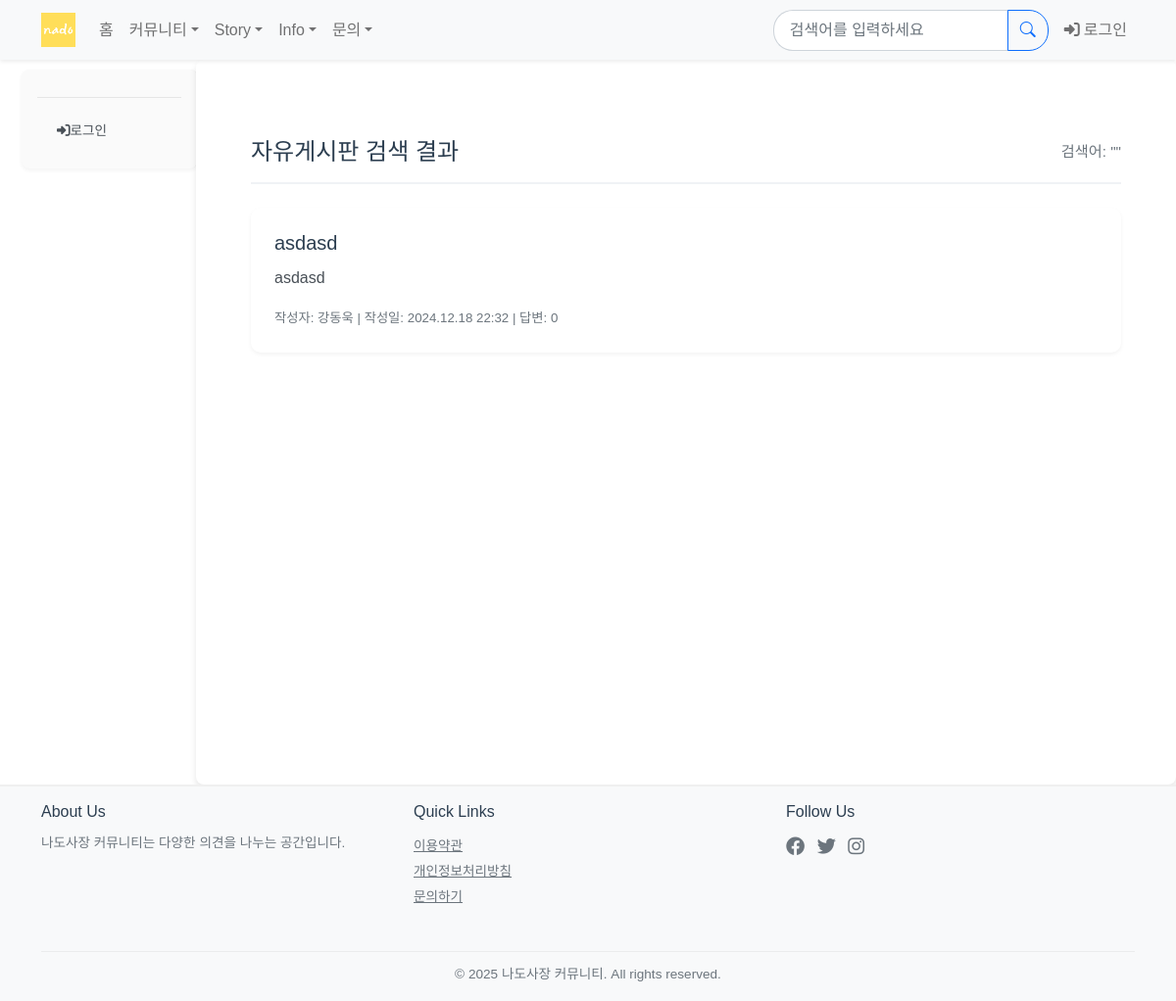
The page /board/search/free/ on the database its author committed.
### board/models.py (models this page shows, shortened)
class Category(models.Model):
    TYPE_CHOICES = (
        ('board', '글게시판'),
        ('story', '이야기게시판'),
        ('advertise','광고게시판'),
        ('info','정보게시판')
    )
    name = models.CharField(max_length=50, unique=True)
    slug = models.SlugField(max_length=200, unique=True)
    description = models.TextField(blank=True)
    order = models.IntegerField(default=0)
    is_active = models.BooleanField(default=True)
    is_business = models.BooleanField(default=False)  # 사업 분야 대분류에 해당. profile, 회원가입에 사용됨.
    type = models.CharField(max_length=10, choices=TYPE_CHOICES, default='board')
    created_at = models.DateTimeField(auto_now_add=True)

class Question(models.Model):
    category = models.ForeignKey(
        Category,
        on_delete=models.SET_NULL,
        null=True,
        related_name='questions'
    )
    author = models.ForeignKey(settings.AUTH_USER_MODEL, on_delete=models.CASCADE, related_name='author_question')
    subject = models.CharField(max_length=200)
    content = models.TextField()
    modify_date = models.DateTimeField(null=True, blank=True)
    create_date = models.DateTimeField()
    up_voter = models.ManyToManyField(settings.AUTH_USER_MODEL, related_name='question_up_voter',blank=True)
    down_voter = models.ManyToManyField(settings.AUTH_USER_MODEL, related_name='question_down_voter',blank=True)
    is_notice = models.BooleanField(default=False)
    bookmarks = models.ManyToManyField(settings.AUTH_USER_MODEL, related_name='bookmarked_questions', blank=True)
    view_count = models.PositiveIntegerField(default=0)

### common/models.py (models this page shows, shortened)
class CustomUser(AbstractBaseUser, PermissionsMixin):
    username = models.CharField(
        _('닉네임'),
        max_length=150,
        unique = True,
        help_text=_('필수. 150자 이내로 입력해주세요.')
    )
    user_id = models.CharField(
        _('아이디'),
        max_length=30,
        unique=True,
        help_text=_('필수. 로그인에 사용될 아이디를 입력해주세요.')
    )
    email = models.EmailField(
        _('이메일'),
        unique=True,
        help_text=_('필수. 인증에 사용될 이메일을 입력해주세요.')
    )
    business_type = models.ForeignKey(
        BusinessType,
        on_delete=models.SET_NULL,
        null=True,
        blank=True,
        verbose_name=_('업종'),
        related_name='users'
    )
    business_name = models.CharField(
        _('사업장 이름'),
        max_length=100,
        blank=True,
        null=True
    )
    is_active = models.BooleanField(
        _('활성화'),
        default=False,
        help_text=_('이메일 인증 후 활성화됩니다.')
    )
    is_staff = models.BooleanField(
        _('admin 접근 권한'),
        default=False
    )
    is_admin = models.BooleanField(
        _('일반 관리자 권한'),
        default=False
    )
    is_superuser = models.BooleanField(
        _('최고 관리자 권한'),
        default=False
    )
    is_advertise = models.BooleanField(
        _('광고주 권한'),
        default=False
    )
    is_restricted = models.BooleanField(default=False)  # 계정 정지 여부
    restrict_end_date = models.DateTimeField(null=True, blank=True)  # 정지 해제 예정일
    date_joined = models.DateTimeField(_('가입일'), default=timezone.now)
    email_verified = models.BooleanField(_('이메일 인증됨'), default=False)
    objects = CustomUserManager()
    USERNAME_FIELD = 'user_id'
    EMAIL_FIELD = 'email'
    REQUIRED_FIELDS = ['username', 'email']
    class Meta:
        verbose_name = _('사용자')
        verbose_name_plural = _('사용자들')

### board/views/search_views.py (the view)
# urls.py: path('search/<str:category_slug>/', search_views.category_search_results, name='category_search_results'),
def category_search_results(request, category_slug):
    query = request.GET.get('q', '')
    category = get_object_or_404(Category, slug=category_slug)
    questions = Question.objects.filter(
        Q(category=category),
        Q(subject__icontains=query) |
        Q(content__icontains=query) |
        Q(answer__content__icontains=query) |
        Q(author__username__icontains=query)
    ).distinct().order_by('-create_date')
    paginator = Paginator(questions, 10)
    page = request.GET.get('page', 1)
    questions = paginator.get_page(page)
    return render(request, 'board/search/category_search_results.html', {
        'category': category,
        'questions': questions,
        'query': query,
    })

### board/context_processors.py (called while the page is built)
def categories(request):
    return {
        'categories' : Category.objects.filter(is_active = True).order_by('order')
    }

def board_categories(request):
    board_categories = Category.objects.filter(is_active=True,type='board')
    return {
        'board_categories' : Category.objects.filter(is_active=True,type='board').order_by('order'),
        'board_Q_count' : Question.objects.filter(category__in=board_categories).count(),
        'user_count' : CustomUser.objects.filter(is_active=True).count()
            }

def board_business_categories(request):
    return {
        'business_categories' : Category.objects.filter(is_active=True,type='board',is_business=True).order_by('order'),
        'nonbusiness_categories' : Category.objects.filter(is_active=True,type='board',is_business=False).order_by('order')
            }

def each_categories(request):
    return {
        'story_categories' : Category.objects.filter(is_active=True,type='story').order_by('order'),
        'info_categories' : Category.objects.filter(is_active=True,type='info').order_by('order') ,
        'advertise_categories' : Category.objects.filter(is_active=True,type='advertise').order_by('order')
    }

### templates/board/search/category_search_results.html (shortened to what this page needs)
{% extends 'base.html' %}
{% block content %}
<div class="container my-4">
    <div class="d-flex justify-content-between align-items-center mb-4">
        <h2>{{ category.name }} 검색 결과</h2>
        <div class="text-muted">검색어: "{{ query }}"</div>
    </div>
    {% for question in questions %}
        <div class="card mb-3">
            <div class="card-body">
                <h5 class="card-title">
                    <a href="{% url 'board:detail' question.id %}">{{ question.subject }}</a>
                </h5>
                <p class="card-text">{{ question.content|striptags|truncatechars:200 }}</p>
                <div class="text-muted">
                    <small>
                        작성자: {{ question.author.username }} |
                        작성일: {{ question.create_date|date:"Y.m.d H:i" }} |
                        답변: {{ question.answer_set.count }}
                    </small>
                </div>
            </div>
        </div>
    {% empty %}
        <div class="alert alert-info">
            검색 결과가 없습니다.
        </div>
    {% endfor %}
</div>
{% endblock %}

### static/style.css (style rules this page uses)
:root { --sidebar-width: 240px; --primary-color: #2C3E50; --hover-color: #f8f9fa; --active-color: #e9ecef; }
.card { border: none; box-shadow: 0 1px 3px rgba(0,0,0,0.1); transition: all 0.2s ease; }
.card-body { padding: 0.5rem; }

### templates/board/search/category_search_results.html (style rules this page uses)
.container { max-width: 1140px; }
.d-flex.justify-content-between { padding-bottom: 1rem; border-bottom: 2px solid #f0f2f5; }
h2 { font-size: 1.5rem; color: #2c3e50; margin-bottom: 0; }
.text-muted { color: #6c757d !important; font-size: 0.95rem; }
.card { border: none; border-radius: 10px; box-shadow: 0 2px 4px rgba(0,0,0,0.05); transition: transform 0.2s ease, box-shadow 0.2s ease; }
.card-body { padding: 1.5rem; }
.card-title { margin-bottom: 0.75rem; }
.card-title a { color: #2c3e50; text-decoration: none; font-weight: 500; transition: color 0.2s ease; }
.card-text { color: #495057; margin-bottom: 1rem; line-height: 1.5; }

### templates/base.html (style rules this page uses)
body { font-family: 'Noto Sans KR', sans-serif; line-height: 1.6; color: #333; }

### rows shown on the page
Category: name "자유게시판"
Question: subject "asdasd", content "asdasd", author.username "강동욱", create_date "2024.12.18 22:32", answer_set.count "0"
